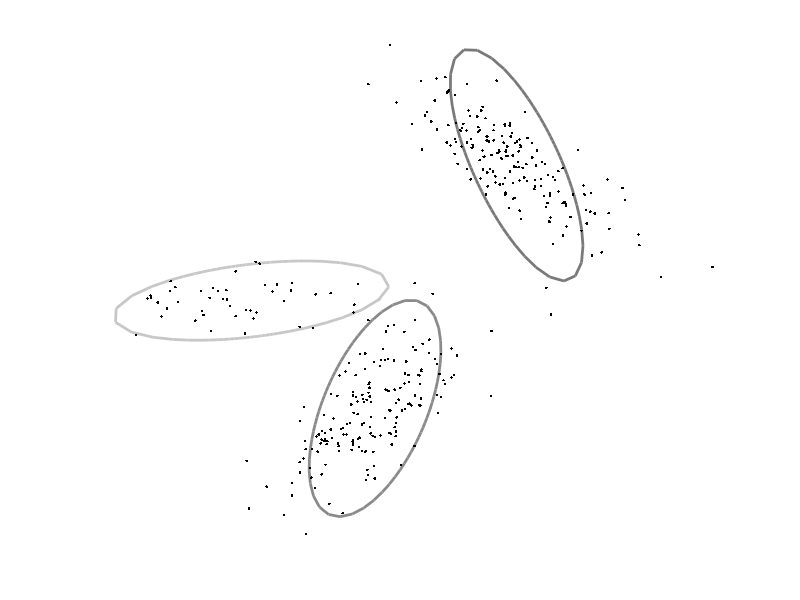
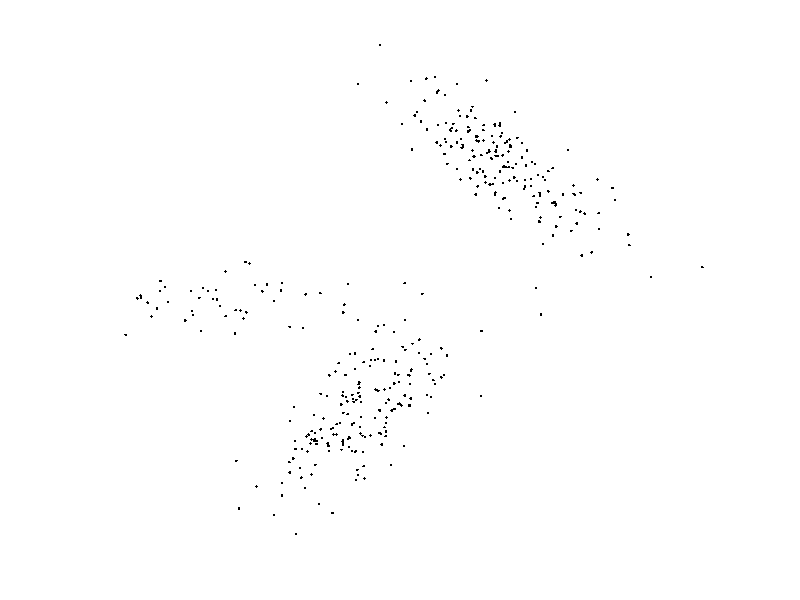

Reproduce these figures in MATLAB, in order.
function r=practicalMixGaussC

%The goal of this practical is to generate some data from an n-Dimensional
%mixtures of Gaussians model, and subsequently to fit an
%n-dimensional mixtures of Gaussians model to it to recover the original
%parameters

%You should use this template for your code and fill in the missing 
%sections marked "TO DO"

%close all open plots
close all;

%define true parameters for mixture of k Gaussians
%we will represent the mixtures of Gaussians as a Matlab structure
%in d dimenisions, the mean field
%will be a dxk matrix and the cov field will be a dxdxk matrix.
mixGaussTrue.k = 3;
mixGaussTrue.d = 2;
mixGaussTrue.weight = [0.1309 0.3966 0.4725];
mixGaussTrue.mean(:,1) = [ 4.0491 ; 4.8597];
mixGaussTrue.mean(:,2) = [ 7.7578 ; 1.6335];
mixGaussTrue.mean(:,3) = [11.9945 ; 8.9206];
mixGaussTrue.cov(:,:,1) = [  4.2534    0.4791;  0.4791    0.3522];
mixGaussTrue.cov(:,:,2) = [  0.9729    0.8723;  0.8723    2.6317];
mixGaussTrue.cov(:,:,3) = [  0.9886   -1.2244; -1.2244    3.0187];

%define number of samples to generate
nData = 400;

%generate data from the mixture of Gaussians
%TO DO - fill in this routine (below)
data = mixGaussGen(mixGaussTrue,nData);

%draw data, true Gaussians
figure;
drawEMData2d(data,mixGaussTrue);
drawnow;

%define number of components to estimate
nGaussEst = 3;

%fit mixture of Gaussians
%TO DO fill in this routine (below)
figure;
mixGaussEst = fitMixGauss(data,nGaussEst);




%==========================================================================
%==========================================================================

%the goal of this function is to generate data from a k-dimensional
%mixtures of Gaussians structure.
function data = mixGaussGen(mixGauss,nData);

%create space for output data
data = zeros(mixGauss.d,nData);
%for each data point
for (cData =1:nData)
    %randomly choose Gaussian according to probability distributions
    h = sampleFromDiscrete(mixGauss.weight);
    %draw a sample from the appropriate Gaussian distribution
    %first sample from the covariance matrix (google how to do this - it
    %will involve the Matlab command 'chol').  Then add the mean vector
    %TO DO (f)- replace this
    R = chol(mixGauss.cov(:,:,h));    
    data(:,cData) = mixGauss.mean(:,h) + R*randn(mixGauss.d,1);
   
end;
    
%==========================================================================
%==========================================================================

function mixGaussEst = fitMixGauss(data,k);
        
[nDim nData] = size(data);

%MAIN E-M ROUTINE 
%there are nData data points, and there is a hidden variable associated
%with each.  If the hidden variable is 0 this indicates that the data was
%generated by the first Gaussian.  If the hidden variable is 1 then this
%indicates that the hidden variable was generated by the second Gaussian
%etc.

postHidden = zeros(k, nData);

%in the E-M algorithm, we calculate a complete posterior distribution over
%the (nData) hidden variables in the E-Step.  In the M-Step, we
%update the parameters of the Gaussians (mean, cov, w).  

%we will initialize the values to random values
mixGaussEst.d = nDim;
mixGaussEst.k = k;
mixGaussEst.weight = (1/k)*ones(1,k);
mixGaussEst.mean = 2*randn(nDim,k);
for (cGauss =1:k)
    mixGaussEst.cov(:,:,cGauss) = (0.5+1.5*rand(1))*eye(nDim,nDim);
end;

%calculate current likelihood
%TO DO - fill in this routine
logLike = getMixGaussLogLike(data,mixGaussEst);
fprintf('Log Likelihood Iter 0 : %4.3f\n',logLike);

nIter = 20;
for (cIter = 1:nIter)
   %Expectation step
   
   for (cData = 1:nData)
        %TO DO (g): fill in column of 'hidden' - calculate posterior probability that
        %this data point came from each of the Gaussians
        %replace this:
        thisData = data(:,cData);
        for i = 1:mixGaussEst.k
        	postHidden(i,cData) = mixGaussEst.weight(i)*getGaussProb(thisData,mixGaussEst.mean(:,i),mixGaussEst.cov(:,:,i));
        end
        postHidden(:,cData) = postHidden(:,cData)/sum(postHidden(:,cData),1);

   end;
   
   %Maximization Step
   
   %for each constituent Gaussian
   for (cGauss = 1:k) 
        %TO DO (h):  Update weighting parameters mixGauss.weight based on the total
        %posterior probability associated with each Gaussian. Replace this:
        mixGaussEst.weight(cGauss) = sum(postHidden(cGauss,:),2)/sum(sum(postHidden));
   
        %TO DO (i):  Update mean parameters mixGauss.mean by weighted average
        %where weights are given by posterior probability associated with
        %Gaussian.  Replace this:
        mixGaussEst.mean(:,cGauss) = postHidden(cGauss,:)*(data')./sum(postHidden(cGauss,:),2);
        
        %TO DO (j):  Update covarance parameter based on weighted average of
        %square distance from update mean, where weights are given by
        %posterior probability associated with Gaussian
        mixGaussEst.cov(:,:,cGauss) = zeros(size(data,1)); %intialize covariance matrix
        for i =1:nData
            mixGaussEst.cov(:,:,cGauss) = mixGaussEst.cov(:,:,cGauss)+postHidden(cGauss,i)*(data(:,i)-mixGaussEst.mean(:,cGauss))*((data(:,i)-mixGaussEst.mean(:,cGauss))');
        end
        mixGaussEst.cov(:,:,cGauss) = mixGaussEst.cov(:,:,cGauss)./sum(postHidden(cGauss,:),2);
        
   end;
   
   %draw the new solution
   drawEMData2d(data,mixGaussEst);drawnow;

   %calculate the log likelihood
   logLike = getMixGaussLogLike(data,mixGaussEst);
   fprintf('Log Likelihood Iter %d : %4.3f\n',cIter,logLike);

end;


%==========================================================================
%==========================================================================

%the goal of this routine is to calculate the log likelihood for the whole
%data set under a mixture of Gaussians model. We calculate the log as the
%likelihood will probably be a very small number that Matlab may not be
%able to represent.
function logLike = getMixGaussLogLike(data,mixGaussEst);

%find total number of data items
nData = size(data,2);

%initialize log likelihoods
logLike = 0;

%run through each data item
for(cData = 1:nData)
    thisData = data(:,cData);    
    %TO DO - calculate likelihood of this data point under mixture of
    %Gaussians model. Replace this
    like = 0;
    for i = 1:mixGaussEst.k
        norm = getGaussProb(thisData,mixGaussEst.mean(:,i),mixGaussEst.cov(:,:,i));
        like = like+(mixGaussEst.weight(i)).*norm;
    end
    
    %add to total log like
    logLike = logLike+log(like);        
end;


%==========================================================================
%==========================================================================

%The goal fo this routine is to draw the data in histogram form and plot
%the mixtures of Gaussian model on top of it.
function r = drawEMData2d(data,mixGauss)


set(gcf,'Color',[1 1 1]);
plot(data(1,:),data(2,:),'k.');

for (cGauss = 1:mixGauss.k)
    drawGaussianOutline(mixGauss.mean(:,cGauss),mixGauss.cov(:,:,cGauss),mixGauss.weight(cGauss));
    hold on;
end;
plot(data(1,:),data(2,:),'k.');
axis square;axis equal;
axis off;
hold off;drawnow;

    


%=================================================================== 
%===================================================================

%draw 2DGaussian
function r= drawGaussianOutline(m,s,w)

hold on;
angleInc = 0.1;

c = [0.9*(1-w) 0.9*(1-w) 0.9*(1-w)];


for (cAngle = 0:angleInc:2*pi)
    angle1 = cAngle;
    angle2 = cAngle+angleInc;
    [x1 y1] = getGaussian2SD(m,s,angle1);
    [x2 y2] = getGaussian2SD(m,s,angle2);
    plot([x1 x2],[y1 y2],'k-','LineWidth',2,'Color',c);
end

%===================================================================
%===================================================================

%find position of in xy co-ordinates at 2SD out for a certain angle
function [x,y]= getGaussian2SD(m,s,angle1)

if (size(s,2)==1)
    s = diag(s);
end;

vec = [cos(angle1) sin(angle1)];
factor = 4/(vec*inv(s)*vec');

x = cos(angle1) *sqrt(factor);
y = sin(angle1) *sqrt(factor);

x = x+m(1);
y = y+m(2);

%==========================================================================
%==========================================================================

%draws a random sample from a discrete probability distribution using a
%rejection sampling method
function r = sampleFromDiscrete(probDist);

nIndex = length(probDist);
while(1)
    %choose random index
    r=ceil(rand(1)*nIndex);
    %choose random height
    randHeight = rand(1);
    %if height is less than probability value at this point in the
    %histogram then select
    if (randHeight<probDist(r))
        break;
    end;
end;

%==========================================================================
%==========================================================================

%subroutine to return gaussian probabilities
function prob = getGaussProb(x,mean,cov)

nDim = length(mean);
prob = 1./((2*pi)^nDim*det(cov))^0.5*exp(-0.5*(x-mean)'*(cov^(-1))*(x-mean));

